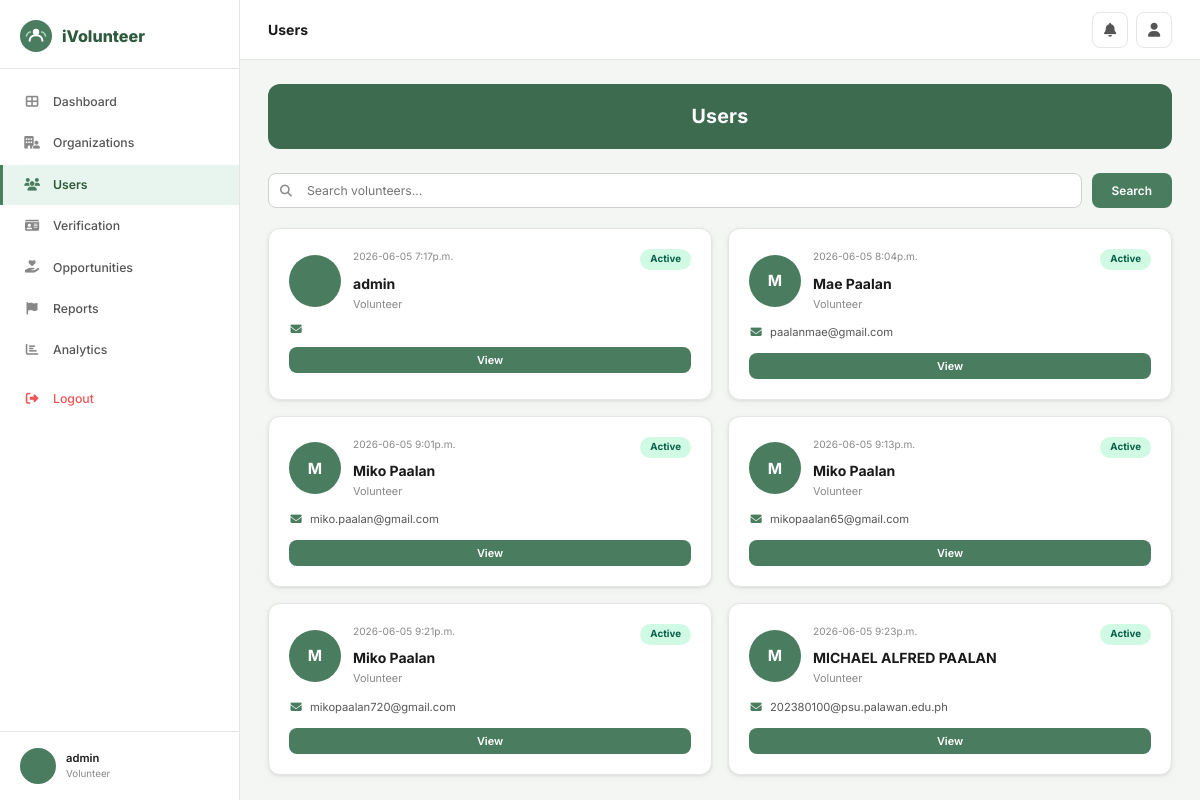
Screenshot of /admin-panel/users/ (signed in) with the database file from the repository.
### core/models.py (models this page shows, shortened)
class User(AbstractUser):
    ROLE_CHOICES = [('volunteer','Volunteer'),('organization','Organization'),('admin','Admin')]
    STATUS_CHOICES = [('active','Active'),('pending','Pending'),('suspended','Suspended'),('inactive','Inactive')]
    role = models.CharField(max_length=20, choices=ROLE_CHOICES, default='volunteer')
    phone_number = models.CharField(max_length=20, blank=True)
    profile_picture = models.ImageField(upload_to='profile_pics/', blank=True, null=True)
    location = models.CharField(max_length=200, blank=True)
    status = models.CharField(max_length=20, choices=STATUS_CHOICES, default='active')
    is_verified = models.BooleanField(default=False)

class VolunteerProfile(models.Model):
    user = models.OneToOneField(User, on_delete=models.CASCADE, related_name='volunteer_profile')
    bio = models.TextField(blank=True)
    date_of_birth = models.DateField(null=True, blank=True)
    time_available = models.CharField(max_length=100, blank=True)
    skills = models.TextField(blank=True)
    interests = models.TextField(blank=True)
    total_hours = models.PositiveIntegerField(default=0)
    total_projects = models.PositiveIntegerField(default=0)
    rating = models.DecimalField(max_digits=3, decimal_places=2, default=0.0)
    rating_count = models.PositiveIntegerField(default=0)
    def interests_list(self): return [i.strip() for i in self.interests.split(',') if i.strip()]

### core/views.py (the view)
# urls.py: path('admin-panel/users/', views.admin_users, name='admin_users'),
@login_required
def admin_users(request):
    if not is_admin(request.user): return redirect('home')
    users = User.objects.filter(role='volunteer').select_related('volunteer_profile')
    q = request.GET.get('q','')
    if q: users = users.filter(Q(first_name__icontains=q)|Q(last_name__icontains=q)|Q(email__icontains=q))
    page_obj = Paginator(users, 10).get_page(request.GET.get('page'))
    return render(request, 'core/admin_users.html', {'page_obj': page_obj, 'q': q})

### core/views.py (called while the page is built)
def is_admin(u): return u.is_authenticated and (u.role == 'admin' or u.is_superuser)

### core/templates/core/admin_users.html (shortened to what this page needs)
{% extends 'core/base.html' %}
{% block page_title %}Users{% endblock %}
{% block content %}
<div class="page-banner">Users</div>
<div class="search-bar">
  <form method="get" style="display:flex;gap:10px;flex:1">
    <div class="search-wrap" style="flex:1">
      <i class="fas fa-search"></i>
      <input type="text" name="q" value="{{ q }}" placeholder="Search volunteers…" class="form-control" style="padding-left:38px">
    </div>
    <button type="submit" class="btn btn-green">Search</button>
  </form>
</div>
{% if page_obj.object_list %}
<div class="user-grid">
{% for u in page_obj %}
<div class="user-card">
  <div class="user-card-top">
    <div style="display:flex;align-items:center;gap:12px">
      <div class="user-card-avatar">
        {% if u.profile_picture %}<img src="{{ u.profile_picture.url }}" alt="">{% else %}{{ u.first_name|first|upper }}{% endif %}
      </div>
      <div>
        <div class="user-card-date">{{ u.date_joined|date:"Y-m-d g:ia" }}</div>
        <div class="user-card-name">{{ u.get_full_name|default:u.username }}</div>
        <div class="user-card-sub">{% with p=u.volunteer_profile %}{% if p %}{{ p.interests_list|first|default:"Volunteer" }}{% else %}Volunteer{% endif %}{% endwith %}</div>
      </div>
    </div>
    <span class="badge badge-{{ u.status }}">{{ u.get_status_display }}</span>
  </div>
  <div class="user-card-info">
    <div class="row"><i class="fas fa-envelope"></i> {{ u.email }}</div>
  </div>
  <a href="{% url 'admin_user_detail' u.pk %}" class="btn btn-green btn-block btn-sm">View</a>
</div>
{% endfor %}
</div>
{% else %}
<div class="empty-state"><i class="fas fa-users"></i><h3>No users found</h3></div>
{% endif %}
{% endblock %}

### core/templates/core/base.html (shortened to what this page needs)
<!DOCTYPE html>
<html lang="en">
<head>
<link rel="stylesheet" href="https://cdnjs.cloudflare.com/ajax/libs/font-awesome/6.5.0/css/all.min.css">
{% load static %}
</head>
<body>
{% block full_page %}
<div class="layout">
  {% if user.is_authenticated %}
  <aside class="sidebar">
    <div class="sidebar-logo">
      <span class="sidebar-logo-text">iVolunteer</span>
    </div>
    <nav class="sidebar-nav">
      {% if user.role == 'admin' or user.is_superuser %}
        <a href="{% url 'admin_dashboard' %}" class="nav-item {% if request.resolver_match.url_name == 'admin_dashboard' %}active{% endif %}">
          <i class="fas fa-th-large"></i> Dashboard
        </a>
        <a href="{% url 'admin_organizations' %}" class="nav-item {% if 'admin_org' in request.resolver_match.url_name %}active{% endif %}">
          <i class="fas fa-building-user"></i> Organizations
        </a>
        <a href="{% url 'admin_users' %}" class="nav-item {% if 'admin_user' in request.resolver_match.url_name %}active{% endif %}">
          <i class="fas fa-users"></i> Users
        </a>
        <a href="{% url 'admin_verification' %}" class="nav-item {% if 'verification' in request.resolver_match.url_name %}active{% endif %}">
          <i class="fas fa-id-card"></i> Verification
        </a>
        <a href="{% url 'admin_opportunities' %}" class="nav-item {% if 'admin_opportunities' in request.resolver_match.url_name %}active{% endif %}">
          <i class="fas fa-hand-holding-heart"></i> Opportunities
        </a>
        <a href="{% url 'admin_reports' %}" class="nav-item {% if 'report' in request.resolver_match.url_name %}active{% endif %}">
          <i class="fas fa-flag"></i> Reports
        </a>
        <a href="{% url 'admin_analytics' %}" class="nav-item {% if 'analytics' in request.resolver_match.url_name %}active{% endif %}">
          <i class="fas fa-chart-bar"></i> Analytics
        </a>
      {% endif %}
      <a href="{% url 'logout' %}" class="nav-item nav-logout" style="margin-top:8px">
        <i class="fas fa-sign-out-alt"></i> Logout
      </a>
    </nav>
    <div class="sidebar-footer">
      <div class="sidebar-user">
        <div class="s-avatar">
        </div>
        <div>
          <div class="s-user-name">{{ user.get_full_name|default:user.username }}</div>
          <div class="s-user-role">{{ user.get_role_display }}</div>
        </div>
      </div>
    </div>
  </aside>
  {% endif %}
  <main class="main">
    {% if user.is_authenticated %}
    <header class="topbar">
      <span class="topbar-title">{% block page_title %}{% endblock %}</span>
      <div class="topbar-right">
        <a href="{% url 'notifications' %}" class="icon-btn" title="Notifications">
          <i class="fas fa-bell"></i>
        </a>
        {% if user.role == 'volunteer' %}
        <a href="{% url 'vol_profile' %}" class="icon-btn"><i class="fas fa-user"></i></a>
        {% elif user.role == 'organization' %}
        <a href="{% url 'org_profile' %}" class="icon-btn"><i class="fas fa-building"></i></a>
        {% endif %}
      </div>
    </header>
    {% endif %}
    <div class="content">
      {% block content %}{% endblock %}
    </div>
  </main>
</div>
{% endblock full_page %}
</body>
</html>

### rows the page displays
User: get_full_name "admin", role "Volunteer", date_joined "2026-06-05 7:17p.m.", volunteer_profile.interests_list|first "Volunteer", status "Active"
User: first_name|first "M", date_joined "2026-06-05 8:04p.m.", get_full_name "Mae Paalan", volunteer_profile.interests_list|first "Volunteer", status "Active", email "paalanmae@gmail.com"
User: first_name|first "M", date_joined "2026-06-05 9:01p.m.", get_full_name "Miko Paalan", volunteer_profile.interests_list|first "Volunteer", status "Active", email "miko.paalan@gmail.com"
User: first_name|first "M", date_joined "2026-06-05 9:13p.m.", get_full_name "Miko Paalan", volunteer_profile.interests_list|first "Volunteer", status "Active", email "mikopaalan65@gmail.com"
User: first_name|first "M", date_joined "2026-06-05 9:21p.m.", get_full_name "Miko Paalan", volunteer_profile.interests_list|first "Volunteer", status "Active", email "mikopaalan720@gmail.com"
User: first_name|first "M", date_joined "2026-06-05 9:23p.m.", get_full_name "MICHAEL ALFRED PAALAN", volunteer_profile.interests_list|first "Volunteer", status "Active", email "202380100@psu.palawan.edu.ph"
